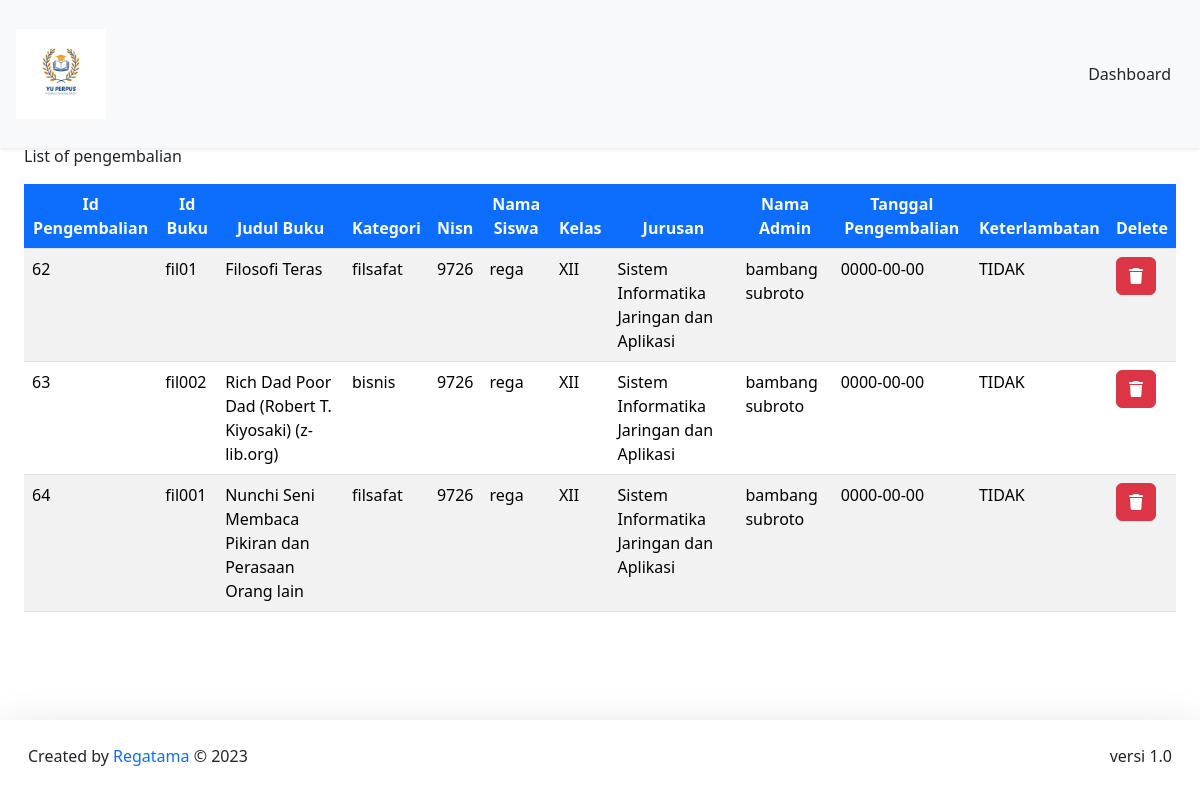
Page /DashboardPetugas/pengembalian/pengembalianBuku.php on the committed database.
### tables this page shows
CREATE TABLE `pengembalian` (
  `id_pengembalian` int(11) NOT NULL,
  `id_peminjaman` int(11) NOT NULL,
  `id_buku` varchar(20) NOT NULL,
  `nisn` int(11) NOT NULL,
  `id_admin` int(11) NOT NULL,
  `buku_kembali` date NOT NULL,
  `keterlambatan` enum('YA','TIDAK') NOT NULL
);

CREATE TABLE `buku` (
  `cover` varchar(255) NOT NULL,
  `id_buku` varchar(20) NOT NULL,
  `kategori` varchar(255) NOT NULL,
  `judul` varchar(255) NOT NULL,
  `pengarang` varchar(255) NOT NULL,
  `penerbit` varchar(255) NOT NULL,
  `tahun_terbit` date NOT NULL,
  `jumlah_halaman` int(11) NOT NULL,
  `buku_deskripsi` text NOT NULL,
  `isi_buku` varchar(250) NOT NULL
);

CREATE TABLE `member` (
  `nisn` int(11) NOT NULL,
  `kode_member` varchar(12) NOT NULL,
  `nama` varchar(255) NOT NULL,
  `password` varchar(255) NOT NULL,
  `jenis_kelamin` varchar(20) NOT NULL,
  `kelas` varchar(5) NOT NULL,
  `jurusan` varchar(50) NOT NULL,
  `no_tlp` varchar(15) NOT NULL,
  `tgl_pendaftaran` date NOT NULL
);

### config/config.php (called while the page is built, shortened)
<?php
$host = "127.0.0.1";
$username = "root";
$password = "";
$database_name = "perpus_abdy";
$connection = mysqli_connect($host, $username, $password, $database_name);
function queryReadData($dataKategori)
{
  global $connection;
  $result = mysqli_query($connection, $dataKategori);
  $items = [];
  while ($item = mysqli_fetch_assoc($result)) {
    $items[] = $item;
  }
  return $items;
}

### DashboardPetugas/pengembalian/pengembalianBuku.php (the view, shortened to what this page needs)
<?php
require "../../config/config.php";
$dataPeminjam = queryReadData("SELECT pengembalian.id_pengembalian, pengembalian.id_buku, buku.judul, buku.kategori, pengembalian.nisn, member.nama, member.kelas, member.jurusan, admin.nama_admin, pengembalian.buku_kembali, pengembalian.keterlambatan
FROM pengembalian
INNER JOIN buku ON pengembalian.id_buku = buku.id_buku
INNER JOIN member ON pengembalian.nisn = member.nisn
INNER JOIN admin ON pengembalian.id_admin = admin.id")
?>
<!DOCTYPE html>
<html lang="en">
<head>
   <link href="../../assets/css/bootstrap.min.css" rel="stylesheet"
>
</head>
<body>
   <nav class="navbar fixed-top bg-body-tertiary shadow-sm">
      <div class="container-fluid p-3">
         <a class="navbar-brand" href="#">
            <img src="../../assets/logoNav.png" alt="logo" width="90px">
         </a>
         <a class="btn btn-tertiary" href="../dashboardPetugas.php">Dashboard</a>
      </div>
   </nav>
   <br>
   <div class="p-4 mt-5">
      <div class="mt-5">
         <caption>List of pengembalian</caption>
         <div class="table-responsive mt-3">
            <table class="table table-striped table-hover">
               <thead class="text-center">
                  <tr>
                     <th class="bg-primary text-light">Id Pengembalian</th>
                     <th class="bg-primary text-light">Id Buku</th>
                     <th class="bg-primary text-light">Judul Buku</th>
                     <th class="bg-primary text-light">Kategori</th>
                     <th class="bg-primary text-light">Nisn</th>
                     <th class="bg-primary text-light">Nama Siswa</th>
                     <th class="bg-primary text-light">Kelas</th>
                     <th class="bg-primary text-light">Jurusan</th>
                     <th class="bg-primary text-light">Nama Admin</th>
                     <th class="bg-primary text-light">Tanggal Pengembalian</th>
                     <th class="bg-primary text-light">Keterlambatan</th>
                     <th class="bg-primary text-light">Delete</th>
                  </tr>
               </thead>
               <?php foreach ($dataPeminjam as $item) : ?>
               <tr>
                  <td><?= $item["id_pengembalian"]; ?></td>
                  <td><?= $item["id_buku"]; ?></td>
                  <td><?= $item["judul"]; ?></td>
                  <td><?= $item["kategori"]; ?></td>
                  <td><?= $item["nisn"]; ?></td>
                  <td><?= $item["nama"]; ?></td>
                  <td><?= $item["kelas"]; ?></td>
                  <td><?= $item["jurusan"]; ?></td>
                  <td><?= $item["nama_admin"]; ?></td>
                  <td><?= $item["buku_kembali"]; ?></td>
                  <td><?= $item["keterlambatan"]; ?></td>
                  <td>
                     <div class="action">
                        <a href="deletePengembalian.php?id=<?= $item["id_pengembalian"]; ?>" class="btn btn-danger"
                           onclick="return confirm('Yakin ingin menghapus data ?');"><i
                              class="fa-solid fa-trash"></i></a>
                     </div>
                  </td>
               </tr>
               <?php endforeach; ?>
            </table>
         </div>
      </div>
   </div>
   <footer class="fixed-bottom shadow-lg bg-subtle p-3">
      <div class="container-fluid d-flex justify-content-between">
         <p class="mt-2">Created by <span class="text-primary"> Regatama</span> © 2023</p>
         <p class="mt-2">versi 1.0</p>
      </div>
   </footer>
</body>
</html>

### rows in the picture
pengembalian: id_pengembalian "62", id_buku "fil01", id_buku.judul "Filosofi Teras", id_buku.kategori "filsafat", nisn "9726", member.nama "rega", member.kelas "XII", member.jurusan "Sistem Informatika Jaringan dan Aplikasi", id_admin.nama_admin "bambang subroto", buku_kembali "0000-00-00", keterlambatan "TIDAK"
pengembalian: id_pengembalian "63", id_buku "fil002", id_buku.judul "Rich Dad Poor Dad (Robert T. Kiyosaki) (z-lib.org)", id_buku.kategori "bisnis", nisn "9726", member.nama "rega", member.kelas "XII", member.jurusan "Sistem Informatika Jaringan dan Aplikasi", id_admin.nama_admin "bambang subroto", buku_kembali "0000-00-00", keterlambatan "TIDAK"
pengembalian: id_pengembalian "64", id_buku "fil001", id_buku.judul "Nunchi Seni Membaca Pikiran dan Perasaan Orang lain", id_buku.kategori "filsafat", nisn "9726", member.nama "rega", member.kelas "XII", member.jurusan "Sistem Informatika Jaringan dan Aplikasi", id_admin.nama_admin "bambang subroto", buku_kembali "0000-00-00", keterlambatan "TIDAK"
